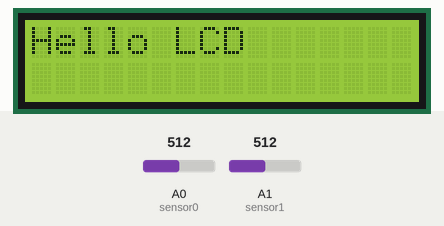
Recording of a sketch running on a simulated Arduino Uno, built with avr-gcc and run on an emulated ATmega328P. Shown: 16×2 character LCD. The inputs (shaded band) are chosen by the test bench; at power-on: A0 (sensor0) = 512, A1 (sensor1) = 512. What the sketch prints to the serial monitor is not drawn.

Above: at 0.1 s.
At 2.2 s:
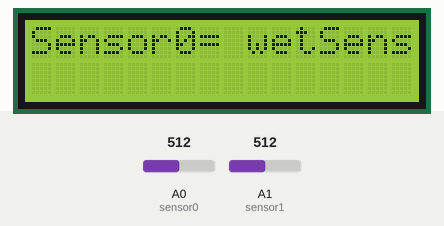

The sketch:

Code002.ino
```cpp
/*This code helps to find the mositure levels at two different points in lakes
 * with help of Two soil moisture sensors, LCD I2C and a PVC pipe to test.
 */

#include <LiquidCrystal_PCF8574.h>
LiquidCrystal_PCF8574 lcd(0x3F); //change address to 0x27 if 0x3F is not detected.

int sensor0 = A0;
int reading0;
int sensor1 = A1;
int reading1;
int sensorpower0 = 12;
int sensorpower1 = 11;
unsigned int threshold = 400;

void setup() {
  // put your setup code here, to run once:
  Serial.begin(9600);
  pinMode(sensor0, INPUT);
  pinMode(sensor1, INPUT);
  pinMode(sensorpower0, OUTPUT);
  digitalWrite(sensorpower0, HIGH);
  pinMode(sensorpower1, OUTPUT);
  digitalWrite(sensorpower1, HIGH);
  lcd.begin(16, 2);
  lcd.setBacklight(255);
  lcd.home(); lcd.clear();
  lcd.print("Hello LCD");
  delay(1000);

}

void loop() {
  // put your main code here, to run repeatedly:
  reading0 = analogRead (sensor0);
  Serial.println(reading0);
  reading1 = analogRead (sensor1);
  Serial.println(reading1);
  delay(1000);
  lcd.setCursor(0, 0);

  if (sensor0 > threshold) {
    lcd.print("Sensor0= dry");
  }
  else {
    lcd.print("Sensor0= wet");
  }

  if (sensor1 > threshold) {
    lcd.print("Sensor1= dry");
  }
  else {
    lcd.print("Sensor1= wet");
  }
}
```
